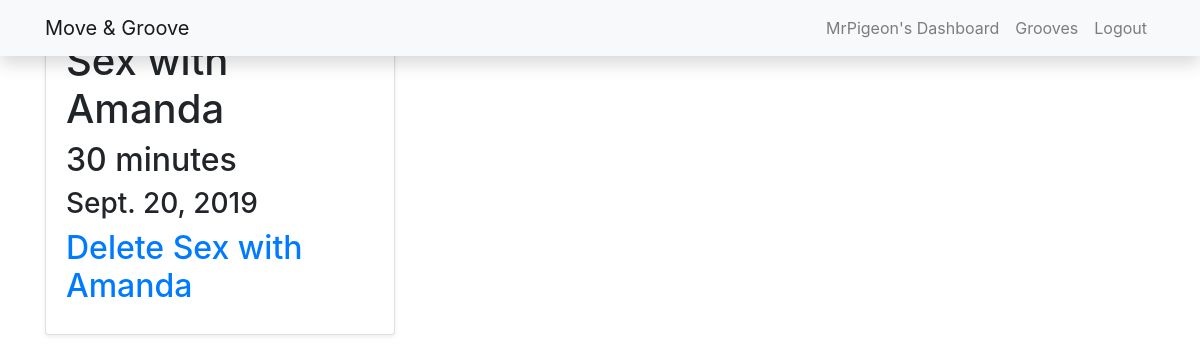
The page /groove/2 (signed in) on the database its author committed.
### groove/models.py (models this page shows, shortened)
class Groove(models.Model):
  groove = models.CharField(max_length=200)
  date = models.DateField()
  duration = models.IntegerField()
  user = models.ForeignKey(User, on_delete=models.CASCADE)

### groove/views.py (the view)
# urls.py: path('groove/<int:pk>', views.DetailGroove.as_view(), name='detail_groove'),
class DetailGroove(LoginRequiredMixin, generic.DetailView):
    model = Groove
    template_name = 'grooves/detail_groove.html'

### templates/grooves/detail_groove.html (shortened to what this page needs)
{% extends 'base.html' %}
{% block content %}
<div class="container" >
    <div class="row">
      <div class="col-md-4 mt-3">
        <div class="card mb-4 shadow-sm">
          <div class="card-body">
            <h1 class="card-text">{{ groove.groove }}</h1>
            <h2> {{ groove.duration}} minutes</h2>
            <h3> {{ groove.date }}
           <h2><a  class="purple-text" href="{% url 'delete_groove' groove.id %}">Delete {{ groove.groove }}</a></h2>
          </div>
        </div>
      </div>
      </div>
</div>
{% endblock %}

### templates/partials/_navbar.html (shortened to what this page needs)
<nav class="navbar navbar-expand-lg navbar-light bg-light shadow fixed-top">
  <div class="container">
    <a class="navbar-brand" href="{% url 'index' %}">Move & Groove</a>
    <div class="collapse navbar-collapse" id="navbarResponsive">
   <ul class="navbar-nav ml-auto">
                       {% if user.is_authenticated %}
                        <li class="nav-item">
                            <a class="nav-link waves-effect" href="{% url 'dashboard' %}">{{user.username}}'s Dashboard</a>
                        </li>
                       <li class="nav-item">
                            <a class="nav-link waves-effect" href="{% url 'grooves' %}">Grooves</a>
                        </li>
                        <li class="nav-item">
                            <a class="nav-link waves-effect" href="{% url 'logout' %}" >Logout</a>
                        </li>
                        {% endif %}
    </div>
  </div>
</nav>

### movegroove/static/index.css (style rules this page uses)
html, body, .view { height: 100%; }

### rows shown on the page
Groove: groove "Sex with Amanda", duration "30", date "Sept. 20, 2019"

### other values the page prints
{{ user.username }} "MrPigeon"
